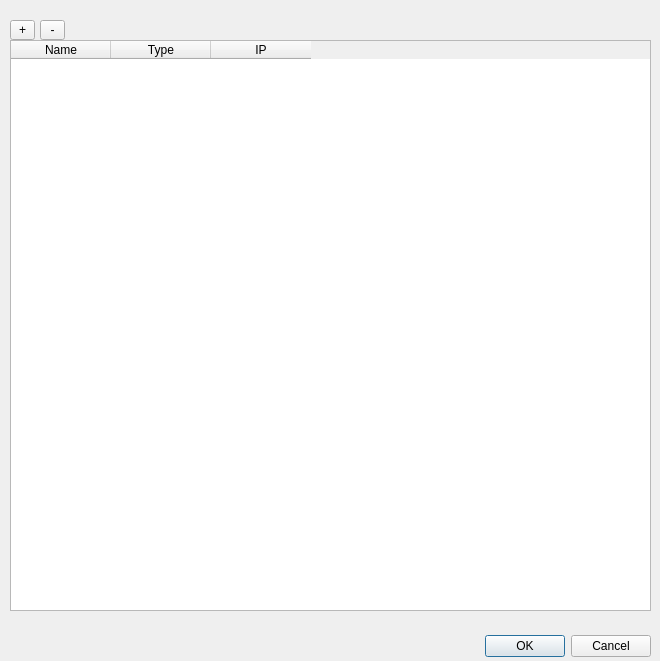
<ui version="4.0" >
 <class>Dialog</class>
 <widget class="QDialog" name="Dialog" >
  <property name="geometry" >
   <rect>
    <x>0</x>
    <y>0</y>
    <width>660</width>
    <height>661</height>
   </rect>
  </property>
  <property name="windowTitle" >
   <string>Dialog</string>
  </property>
  <widget class="QDialogButtonBox" name="buttonBox" >
   <property name="geometry" >
    <rect>
     <x>310</x>
     <y>630</y>
     <width>341</width>
     <height>32</height>
    </rect>
   </property>
   <property name="orientation" >
    <enum>Qt::Horizontal</enum>
   </property>
   <property name="standardButtons" >
    <set>QDialogButtonBox::Cancel|QDialogButtonBox::NoButton|QDialogButtonBox::Ok</set>
   </property>
  </widget>
  <widget class="QTableWidget" name="tableWidget" >
   <property name="geometry" >
    <rect>
     <x>10</x>
     <y>40</y>
     <width>641</width>
     <height>571</height>
    </rect>
   </property>
   <column>
    <property name="text" >
     <string>Name</string>
    </property>
   </column>
   <column>
    <property name="text" >
     <string>Type</string>
    </property>
   </column>
   <column>
    <property name="text" >
     <string>IP</string>
    </property>
   </column>
  </widget>
  <widget class="QToolButton" name="toolButton" >
   <property name="geometry" >
    <rect>
     <x>10</x>
     <y>20</y>
     <width>25</width>
     <height>20</height>
    </rect>
   </property>
   <property name="text" >
    <string>+</string>
   </property>
  </widget>
  <widget class="QToolButton" name="toolButton_2" >
   <property name="geometry" >
    <rect>
     <x>40</x>
     <y>20</y>
     <width>25</width>
     <height>20</height>
    </rect>
   </property>
   <property name="text" >
    <string>-</string>
   </property>
  </widget>
 </widget>
 <resources/>
 <connections>
  <connection>
   <sender>buttonBox</sender>
   <signal>accepted()</signal>
   <receiver>Dialog</receiver>
   <slot>accept()</slot>
   <hints>
    <hint type="sourcelabel" >
     <x>248</x>
     <y>254</y>
    </hint>
    <hint type="destinationlabel" >
     <x>157</x>
     <y>274</y>
    </hint>
   </hints>
  </connection>
  <connection>
   <sender>buttonBox</sender>
   <signal>rejected()</signal>
   <receiver>Dialog</receiver>
   <slot>reject()</slot>
   <hints>
    <hint type="sourcelabel" >
     <x>316</x>
     <y>260</y>
    </hint>
    <hint type="destinationlabel" >
     <x>286</x>
     <y>274</y>
    </hint>
   </hints>
  </connection>
 </connections>
</ui>
